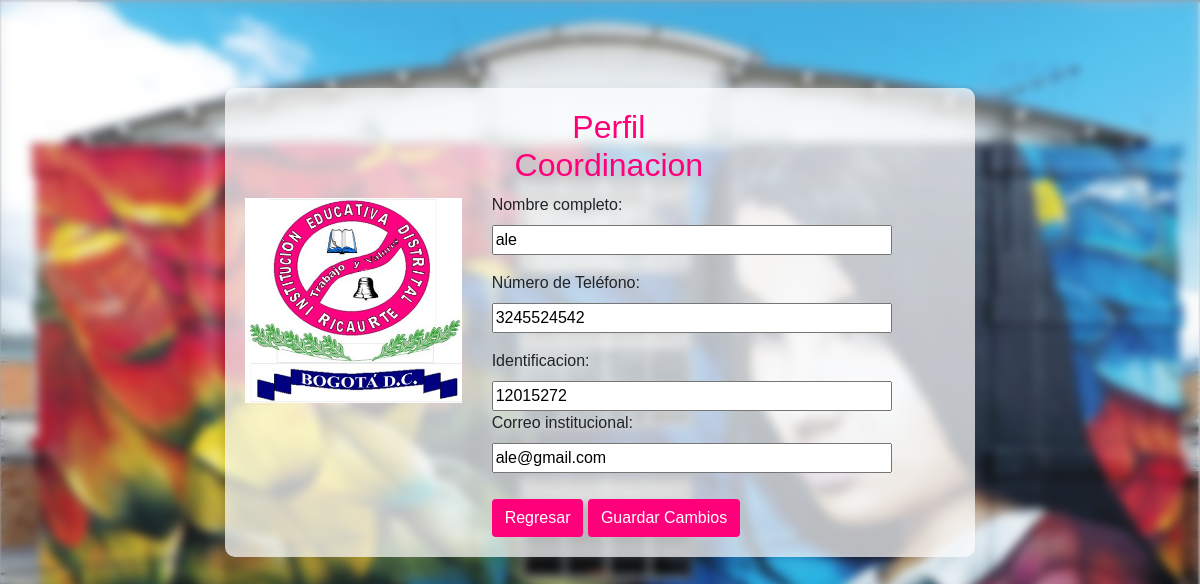
Page /vista/perfil.php?Identificacion=12015272 on the committed database.
### tables this page shows
CREATE TABLE `asignacion_rol` (
  `nombre_rol` varchar(30) DEFAULT NULL,
  `id_documento` int(11) DEFAULT NULL
);

CREATE TABLE `registropersona` (
  `id_documento` int(11) NOT NULL,
  `nombre_usuario` varchar(60) DEFAULT NULL,
  `telefono` varchar(15) DEFAULT NULL
);

CREATE TABLE `seguridad` (
  `id_documento` int(15) DEFAULT NULL,
  `correo_instituicional` varchar(70) DEFAULT NULL,
  `contrasena` varchar(33) DEFAULT NULL
);

### vista/perfil.php (the view, shortened to what this page needs)
<?php
$Conexion=Conectarse();
$Documento= $_REQUEST['Identificacion'];
$sql = "SELECT nombre_rol FROM asignacion_rol where id_documento = '$Documento'";
$sql1 = "SELECT * FROM registropersona where id_documento = '$Documento'";
$sql2 = "SELECT correo_instituicional from seguridad where id_documento = '$Documento'";
$resultado = $Conexion->query($sql);
$resultado1 = $Conexion->query($sql1);
$resultado2 = $Conexion->query($sql2);
$perfilUsuario = $resultado1->fetch_object();
$correoUsuario = $resultado2->fetch_object();
$rol = $resultado->fetch_object();
?>
<!DOCTYPE html>
<html lang="en">
<head>
  <link rel="stylesheet" href="https://maxcdn.bootstrapcdn.com/bootstrap/4.5.2/css/bootstrap.min.css">
  <link rel="stylesheet" href="CSS/perfil.css">
</head>
<body>
  <div class="container mt-5">
  <div class="row">
  <div class="col-md-4">
  <div class="profile-header text-center">
    <img id="profileImage" src="Logo.png" alt="Foto de perfil" style="margin-top:90px" class="img-fluid">
  </div>
</div>
  <div class="col-md-8">
  <div class="profile-details">
          <h2 style="margin-right:229px">Perfil <?php  echo  $rol->nombre_rol;?></h2>
    <form id="FormActualizar" name="FormAc" method="post" action="../controlador/actualizarPerfil.php">
  <div class="form-group">
    <label for="fullname">Nombre completo:</label>
    <input name="fullname" type="text" id="fullname" name="fullname" value="<?php echo $perfilUsuario->nombre_usuario ?>" size="40" />
  </div>
  <div class="form-group">
    <label for="phone">Número de Teléfono:</label>
    <input name="phone" type="text" id="phone" name="phone" value="<?php echo $perfilUsuario->telefono ?>" size="40" />
  </div>
  <label for="Identificacion">Identificacion:</label>
  <input name="Identificacion" type="text" id="Identificacion" name="Identificacion" value="<?php echo $perfilUsuario->id_documento ?>" readonly size="40" />
  <label for="correo">Correo institucional:</label>
  <input name="correo" type="text" id="correo" name="correo" value="<?php echo $correoUsuario->correo_instituicional ?>" readonly size="40" />
  <p>
  <div>
  <?php if ($rol->nombre_rol == "Profesor") {
      ?><a href="gestionar_asistencia_profesor22.php?Identificacion=<?php echo $Documento ?>" class="btn btn-custom" id="cancelarBtn">Regresar</a><?php
        }elseif ($rol->nombre_rol == "Coordinacion"){
          ?><a href="gestionar_reportes.php?Identificacion=<?php echo $Documento ?>" class="btn btn-custom" id="cancelarBtn">Regresar</a><?php
        }elseif ($rol->nombre_rol == "Secretaria") {
          ?><a href="elegir_subir_archivos.php?Identificacion=<?php echo $Documento ?>" class="btn btn-custom" id="cancelarBtn">Regresar</a><?php
        }else {
          ?><a href="gestionar_asistencia_estudiante21.php?Documento=<?php echo $Documento ?>" class="btn btn-custom" id="cancelarBtn">Regresar</a><?php
        }
  ?>
  <button type="submit" class="btn btn-custom" id="saveButton" name="saveButton">Guardar Cambios</button>
      </div>
</form>
</div>
</div>
</div>
</div>
</body>
</html>

### vista/CSS/perfil.css (style rules this page uses)
body { font-family: "Arial", Arial, Helvetica, sans-serif; margin: 0; padding: 40px; box-sizing: border-box; background-image: url('Portada.jpg'); background-size: 100% 100%; background-repeat: no-repeat; background-attachment: fixed; animation: fadeIn 1s ease-in-out; }
.container { background-color: rgba(255, 255, 255, 0.7); margin: auto; margin-top: 50px; margin-bottom: 50px; padding: 20px; border-radius: 10px; width: 750px; }
h1, h2, h3 { color: #FF007A; text-align: center; animation: fadeInUp 1s ease-in-out; }
body::before { content: ""; position: fixed; top: 0; left: 0; width: 100%; height: 100%; background-image: url('Portada.jpg'); background-size: 100% 100%; background-repeat: no-repeat; background-attachment: fixed; filter: blur(5px); z-index: -1; animation: fadeIn 1s ease-in-out; }
.btn-custom { background-color: #FF007A; color: #fff; text-align: center; margin-top: 10px; animation: fadeIn 1s ease-in-out; }

### rows in the picture
asignacion_rol: nombre_rol "Coordinacion"
registropersona: fullname "ale", phone "3245524542", Identificacion "12015272"
seguridad: correo "ale@gmail.com"
